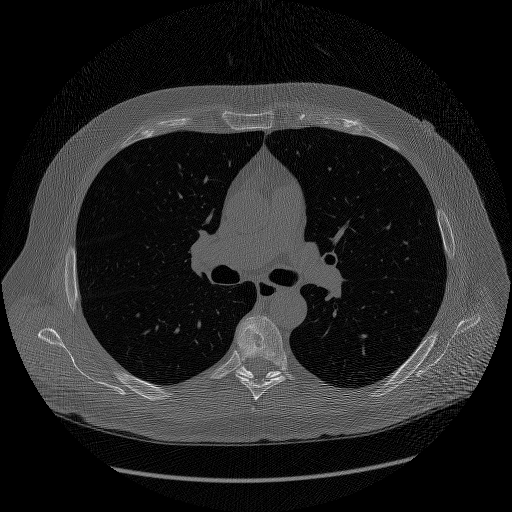
%> input picture a.bmp, 512 x 512 px
$ octave lung_cancer_classification.m   (GNU Octave 9; MATLAB toolbox functions it lacks are replaced by stand-ins)
%> lines starting %> are read from the running program, lines starting %| are printed output that depends on the picture; in (x1, y1, x2, y2) boxes, pixels count from 0 and x2, y2 are one past the last pixel; in counts of white or black regions, pixels touching at a corner belong together; the program's own positions count from 1
### region_seg.m
function seg = region_seg(I,init_mask,max_its,alpha,display)
  if(~exist('alpha','var'))
    alpha = .2;
  end
  if(~exist('display','var'))
    display = true;
  end
  I = im2graydouble(I);
  phi = mask2phi(init_mask);
  for its = 1:max_its
    idx = find(phi <= 1.2 & phi >= -1.2);
    upts = find(phi<=0);
    vpts = find(phi>0);
    u = sum(I(upts))/(length(upts)+eps);
    v = sum(I(vpts))/(length(vpts)+eps);
    F = (I(idx)-u).^2-(I(idx)-v).^2;
    curvature = get_curvature(phi,idx);
    dphidt = F./max(abs(F)) + alpha*curvature;
    dt = .45/(max(dphidt)+eps);
    phi(idx) = phi(idx) + dt.*dphidt;

    %-- Keep SDF smooth
    phi = sussman(phi, .5);

    %-- intermediate output
    if((display>0)&&(mod(its,20) == 0))
      showCurveAndPhi(I,phi,its);
    end
  end

  %-- final output
  if(display)
    showCurveAndPhi(I,phi,its);
  end
  seg = phi<=0;
function showCurveAndPhi(I, phi, i)
  imshow(I,'initialmagnification',200,'displayrange',[0 255]); hold on;
  contour(phi, [0 0], 'g','LineWidth',4);
  contour(phi, [0 0], 'k','LineWidth',2);
  hold off; title([num2str(i) ' Iterations']); drawnow;
function phi = mask2phi(init_a)
  phi=bwdist(init_a)-bwdist(1-init_a)+im2double(init_a)-.5;
function curvature = get_curvature(phi,idx)
    [dimy, dimx] = size(phi);
    [y x] = ind2sub([dimy,dimx],idx);
    ym1 = y-1; xm1 = x-1; yp1 = y+1; xp1 = x+1;
    ym1(ym1<1) = 1; xm1(xm1<1) = 1;
    yp1(yp1>dimy)=dimy; xp1(xp1>dimx) = dimx;
    idup = sub2ind(size(phi),yp1,x);
    iddn = sub2ind(size(phi),ym1,x);
    idlt = sub2ind(size(phi),y,xm1);
    idrt = sub2ind(size(phi),y,xp1);
    idul = sub2ind(size(phi),yp1,xm1);
    idur = sub2ind(size(phi),yp1,xp1);
    iddl = sub2ind(size(phi),ym1,xm1);
    iddr = sub2ind(size(phi),ym1,xp1);
    phi_x  = -phi(idlt)+phi(idrt);
    phi_y  = -phi(iddn)+phi(idup);
    phi_xx = phi(idlt)-2*phi(idx)+phi(idrt);
    phi_yy = phi(iddn)-2*phi(idx)+phi(idup);
    phi_xy = -0.25*phi(iddl)-0.25*phi(idur)...
             +0.25*phi(iddr)+0.25*phi(idul);
    phi_x2 = phi_x.^2;
    phi_y2 = phi_y.^2;
    curvature = ((phi_x2.*phi_yy + phi_y2.*phi_xx - 2*phi_x.*phi_y.*phi_xy)./...
              (phi_x2 + phi_y2 +eps).^(3/2)).*(phi_x2 + phi_y2).^(1/2);
function img = im2graydouble(img)
  [dimy, dimx, c] = size(img);
  if(isfloat(img))
    if(c==3)
      img = rgb2gray(uint8(img));
    end
  else
    if(c==3)
      img = rgb2gray(img);
    end
    img = double(img);
  end
function D = sussman(D, dt)
  a = D - shiftR(D);
  b = shiftL(D) - D;
  c = D - shiftD(D);
  d = shiftU(D) - D;
  a_p = a;  a_n = a;
  b_p = b;  b_n = b;
  c_p = c;  c_n = c;
  d_p = d;  d_n = d;
  a_p(a < 0) = 0;
  a_n(a > 0) = 0;
  b_p(b < 0) = 0;
  b_n(b > 0) = 0;
  c_p(c < 0) = 0;
  c_n(c > 0) = 0;
  d_p(d < 0) = 0;
  d_n(d > 0) = 0;
  dD = zeros(size(D));
  D_neg_ind = find(D < 0);
  D_pos_ind = find(D > 0);
  dD(D_pos_ind) = sqrt(max(a_p(D_pos_ind).^2, b_n(D_pos_ind).^2) ...
                       + max(c_p(D_pos_ind).^2, d_n(D_pos_ind).^2)) - 1;
  dD(D_neg_ind) = sqrt(max(a_n(D_neg_ind).^2, b_p(D_neg_ind).^2) ...
                       + max(c_n(D_neg_ind).^2, d_p(D_neg_ind).^2)) - 1;
  D = D - dt .* sussman_sign(D) .* dD;
function shift = shiftD(M)
  shift = shiftR(M')';

function shift = shiftL(M)
  shift = [ M(:,2:size(M,2)) M(:,size(M,2)) ];

function shift = shiftR(M)
  shift = [ M(:,1) M(:,1:size(M,2)-1) ];

function shift = shiftU(M)
  shift = shiftL(M')';

function S = sussman_sign(D)
  S = D ./ sqrt(D.^2 + 1);

### gabor_fn.m
function gb=gabor_fn(bw,gamma,psi,lambda,theta)
% [5 lines of commented-out code are left out]
sigma = lambda/pi*sqrt(log(2)/2)*(2^bw+1)/(2^bw-1);
sigma_x = sigma;
sigma_y = sigma/gamma;
sz=fix(4*max(sigma_y,sigma_x))+1;
if mod(sz,2)==0, sz=sz+1;end
% alternatively, use a fixed size
% sz = 60;
[x y]=meshgrid(-fix(sz/2):fix(sz/2),fix(sz/2):-1:fix(-sz/2));
% x (right +)
% y (up +)
% Rotation
x_theta=x*cos(theta)+y*sin(theta);
y_theta=-x*sin(theta)+y*cos(theta);
gb=exp(-0.5*(x_theta.^2/sigma_x^2+gamma^2*y_theta.^2/sigma_y^2)).*cos(2*pi/lambda*x_theta+psi);
% gb = (gb/2+0.5);
% imshow(gb);

### lung_cancer_classification.m
%% Preprocessing using gabor filter for image enhancement

lambda  = 9;
theta   = 0;
bw      = 3;
psi     = [0 0];
gamma   = 2;
N       = 4;
img_in = imread('a.bmp');
%> img_in is the input picture: size 512x512 uint8; min 0, max 254, mean 36.3
%img_in = double(dicomread('a.dcm'));
%img_in(:,:,2:3) = [];
img_out = zeros(size(img_in,1), size(img_in,2), N);
for n=1:N
    gb = gabor_fn(bw,gamma,psi(1),lambda,theta)...
        + gabor_fn(bw,gamma,psi(2),lambda,theta);
    img_out(:,:,n) = imfilter(img_in, gb, 'symmetric');
    theta = theta + pi/4;
end
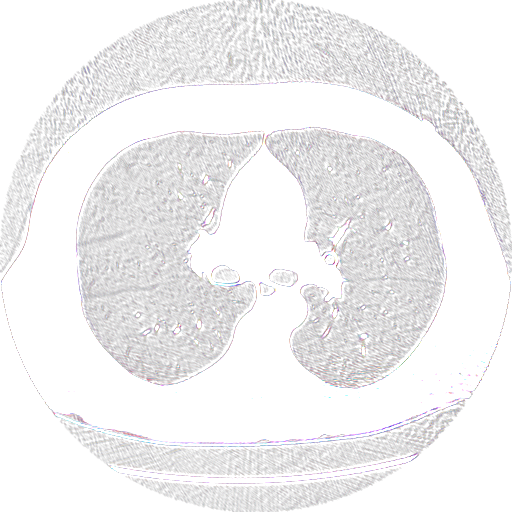
%> img_out: size 512x512x4 double; mean R, G, B, A 107.1, 104.5, 106.9, 104.5; transparent parts drawn white
%> after the loop, theta = 3.14
figure(1);
imshow(img_in);
title('input image');
figure(2);
img_out_disp = sum(abs(img_out).^2, 3).^0.5;
img_out_disp = img_out_disp./max(img_out_disp(:));
imshow(img_out_disp);
title('gabor output, L-2 super-imposed, normalized');
%% Marker controlled watershed using masking
I = img_out_disp;
se = strel('disk', 20);
Ie = imerode(I, se);
Iobr = imreconstruct(Ie, I);
Iobrd = imdilate(Iobr, se);
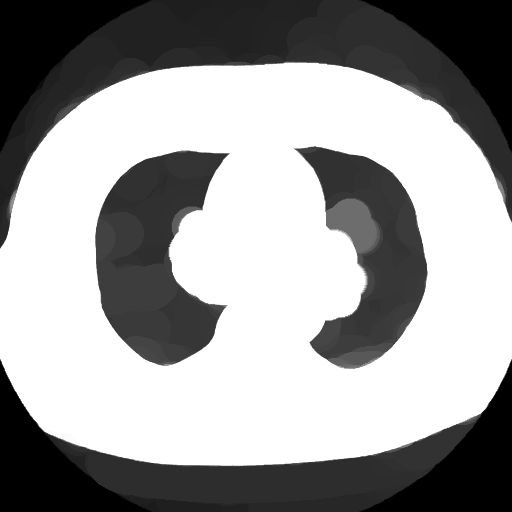
%> Iobrd: size 512x512 double; min 0, max 1, mean 0.611
Iobrcbr = imreconstruct(imcomplement(Iobrd), imcomplement(Iobr));
Iobrcbr = imcomplement(Iobrcbr);
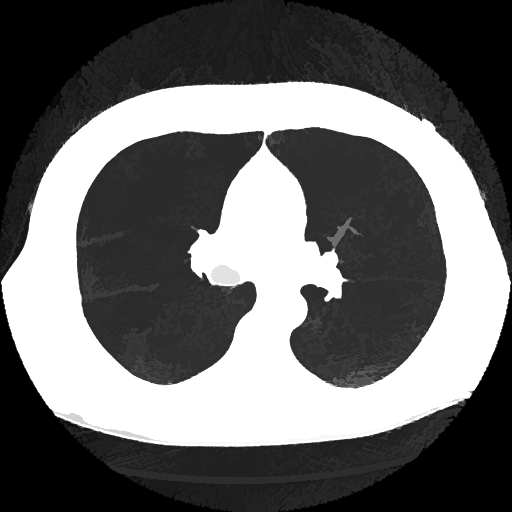
%> Iobrcbr: size 512x512 double; min 0, max 1, mean 0.411
bw = im2bw(Iobrcbr, graythresh(Iobr));
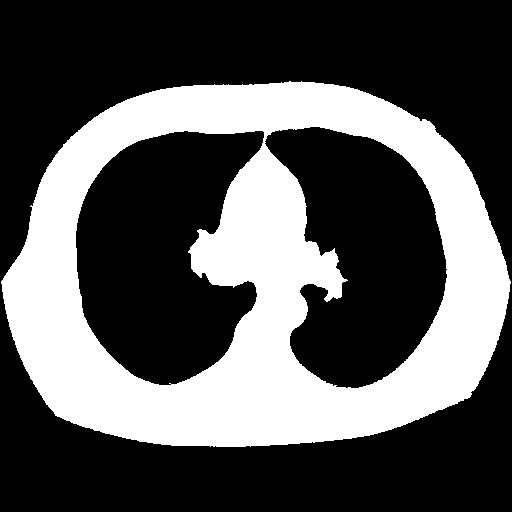
%> bw: size 512x512 logical; 33.8% white; 1 white region, box (x1, y1, x2, y2) and area: (1, 81, 511, 447) 88562
figure
imshow(bw), title('Thresholded')
I=bw;
m = zeros(size(I,1),size(I,2));
m(200:320,95:180) = 1;
%> m: size 512x512 double; values 0 (black) and 1 (white), 4% white; 1 white region, box (x1, y1, x2, y2) and area: (94, 199, 180, 320) 10406
m(186:321,348:410) = 1;
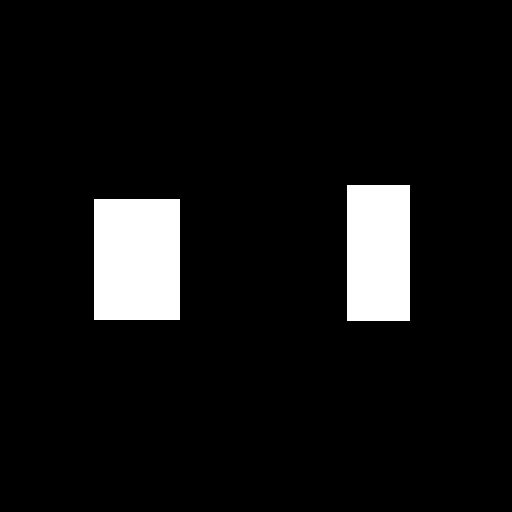
%> m: size 512x512 double; values 0 (black) and 1 (white), 7.2% white; 2 white regions, box (x1, y1, x2, y2) and area: (94, 199, 180, 320) 10406, (347, 185, 410, 321) 8568
% [5 lines of commented-out code are left out]
seg = region_seg(I, m, 1200); %-- Run segmentation
%> (the run ends here)
